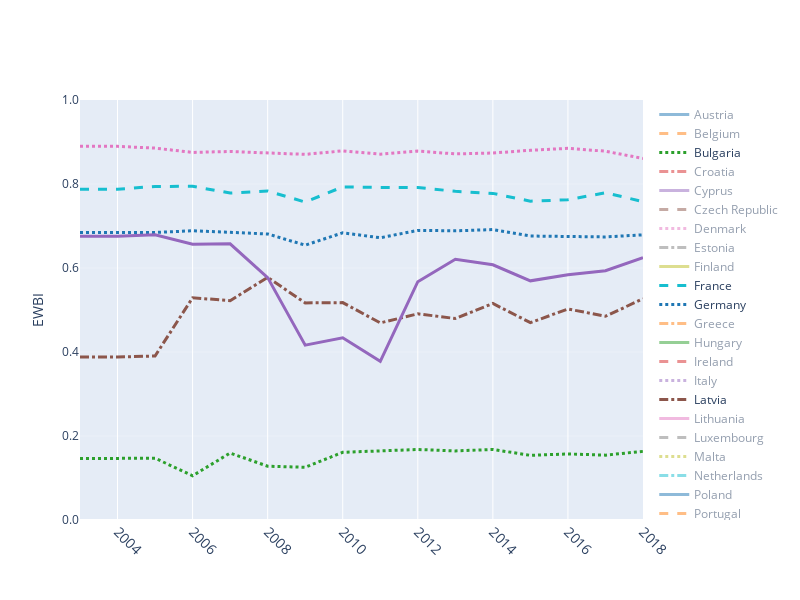

Notebook code for this chart:
### Code cell
fig = go.Figure()

default_visible = ['Sweden', 'France', 'Germany', 'Slovenia', 'Latvia', 'Bulgaria']
color_cycle = ['#1f77b4', '#ff7f0e', '#2ca02c', '#d62728', '#9467bd', '#8c564b', '#e377c2', '#7f7f7f', '#bcbd22', '#17becf']
linestyle_cycle = ['solid', 'dash', 'dot', 'dashdot']

for i, country in enumerate(ewbi.index):
    fig.add_trace(
        go.Scatter(
            x=ewbi.columns,
            y=ewbi.loc[country],
            mode='lines',
            name=country,
            line=dict(width=3, color=color_cycle[i % len(color_cycle)], dash=linestyle_cycle[i % len(linestyle_cycle)]),
            visible=True if country in default_visible else 'legendonly',
            hoverinfo='text',
            hovertext=[f'{country}: {value:.2f}' for value in ewbi.loc[country]]
        )
    )

fig.update_layout(
    xaxis=dict(
        tickangle=45,
        tickfont=dict(size=14)
    ),
    yaxis=dict(
        title='EWBI',
        range=[0, 1],
        tickformat='.1f',
        gridwidth=0.2,
    ),
    showlegend=True,
    width=800,
    height=600,
    hoverlabel=dict(font_size=16)
)

fig.show()
fig.write_html('ewbi_time.html', include_plotlyjs=True, full_html=True)

### Figure 1 — Plotly figure (JSON) as saved in the notebook; plotly's stock layout.template omitted (floating-point values rounded to 4 significant figures)
{"data": [{"hoverinfo": "text", "hovertext": ["Austria: 0.78", "Austria: 0.79", "Austria: 0.80", "Austria: 0.80", "Austria: 0.80", "Austria: 0.78", "Austria: 0.76", "Austria: 0.78", "Austria: 0.77", "Austria: 0.80", "Austria: 0.78", "Austria: 0.80", "Austria: 0.78", "Austria: 0.78", "Austria: 0.78", "Austria: 0.78"], "line": {"color": "#1f77b4", "dash": "solid", "width": 3}, "mode": "lines", "name": "Austria", "type": "scatter", "visible": "legendonly", "x": [2003, 2004, 2005, 2006, 2007, 2008, 2009, 2010, 2011, 2012, 2013, 2014, 2015, 2016, 2017, 2018], "y": [0.7818, 0.7852, 0.7961, 0.7995, 0.7963, 0.7834, 0.7633, 0.7814, 0.7707, 0.7978, 0.7822, 0.7986, 0.7817, 0.7838, 0.778, 0.7848]}, {"hoverinfo": "text", "hovertext": ["Belgium: 0.80", "Belgium: 0.79", "Belgium: 0.78", "Belgium: 0.79", "Belgium: 0.78", "Belgium: 0.77", "Belgium: 0.76", "Belgium: 0.73", "Belgium: 0.72", "Belgium: 0.75", "Belgium: 0.75", "Belgium: 0.75", "Belgium: 0.72", "Belgium: 0.73", "Belgium: 0.72", "Belgium: 0.71"], "line": {"color": "#ff7f0e", "dash": "dash", "width": 3}, "mode": "lines", "name": "Belgium", "type": "scatter", "visible": "legendonly", "x": [2003, 2004, 2005, 2006, 2007, 2008, 2009, 2010, 2011, 2012, 2013, 2014, 2015, 2016, 2017, 2018], "y": [0.7959, 0.7934, 0.7807, 0.7917, 0.779, 0.7696, 0.7578, 0.7341, 0.7183, 0.7503, 0.7478, 0.7465, 0.7192, 0.7281, 0.7169, 0.7089]}, {"hoverinfo": "text", "hovertext": ["Bulgaria: 0.15", "Bulgaria: 0.15", "Bulgaria: 0.15", "Bulgaria: 0.11", "Bulgaria: 0.16", "Bulgaria: 0.13", "Bulgaria: 0.13", "Bulgaria: 0.16", "Bulgaria: 0.16", "Bulgaria: 0.17", "Bulgaria: 0.16", "Bulgaria: 0.17", "Bulgaria: 0.15", "Bulgaria: 0.16", "Bulgaria: 0.15", "Bulgaria: 0.16"], "line": {"color": "#2ca02c", "dash": "dot", "width": 3}, "mode": "lines", "name": "Bulgaria", "type": "scatter", "visible": true, "x": [2003, 2004, 2005, 2006, 2007, 2008, 2009, 2010, 2011, 2012, 2013, 2014, 2015, 2016, 2017, 2018], "y": [0.1463, 0.1463, 0.1471, 0.1054, 0.1595, 0.1281, 0.1255, 0.1612, 0.164, 0.1679, 0.1645, 0.168, 0.1539, 0.1573, 0.1544, 0.1634]}, {"hoverinfo": "text", "hovertext": ["Croatia: 0.53", "Croatia: 0.53", "Croatia: 0.53", "Croatia: 0.53", "Croatia: 0.52", "Croatia: 0.53", "Croatia: 0.50", "Croatia: 0.52", "Croatia: 0.53", "Croatia: 0.55", "Croatia: 0.54", "Croatia: 0.54", "Croatia: 0.51", "Croatia: 0.51", "Croatia: 0.51", "Croatia: 0.59"], "line": {"color": "#d62728", "dash": "dashdot", "width": 3}, "mode": "lines", "name": "Croatia", "type": "scatter", "visible": "legendonly", "x": [2003, 2004, 2005, 2006, 2007, 2008, 2009, 2010, 2011, 2012, 2013, 2014, 2015, 2016, 2017, 2018], "y": [0.5309, 0.5309, 0.534, 0.525, 0.5171, 0.5269, 0.4993, 0.5196, 0.5294, 0.5452, 0.5379, 0.5377, 0.5059, 0.512, 0.5087, 0.5892]}, {"hoverinfo": "text", "hovertext": ["Cyprus: 0.64", "Cyprus: 0.64", "Cyprus: 0.64", "Cyprus: 0.62", "Cyprus: 0.61", "Cyprus: 0.68", "Cyprus: 0.64", "Cyprus: 0.68", "Cyprus: 0.61", "Cyprus: 0.66", "Cyprus: 0.65", "Cyprus: 0.66", "Cyprus: 0.62", "Cyprus: 0.58", "Cyprus: 0.40", "Cyprus: 0.39"], "line": {"color": "#9467bd", "dash": "solid", "width": 3}, "mode": "lines", "name": "Cyprus", "type": "scatter", "visible": "legendonly", "x": [2003, 2004, 2005, 2006, 2007, 2008, 2009, 2010, 2011, 2012, 2013, 2014, 2015, 2016, 2017, 2018], "y": [0.6374, 0.6374, 0.6411, 0.6163, 0.6061, 0.6845, 0.6447, 0.6802, 0.6056, 0.6561, 0.6475, 0.6646, 0.6224, 0.5847, 0.399, 0.392]}, {"hoverinfo": "text", "hovertext": ["Czech Republic: 0.65", "Czech Republic: 0.65", "Czech Republic: 0.65", "Czech Republic: 0.58", "Czech Republic: 0.64", "Czech Republic: 0.67", "Czech Republic: 0.66", "Czech Republic: 0.44", "Czech Republic: 0.43", "Czech Republic: 0.43", "Czech Republic: 0.43", "Czech Republic: 0.43", "Czech Republic: 0.43", "Czech Republic: 0.44", "Czech Republic: 0.45", "Czech Republic: 0.69"], "line": {"color": "#8c564b", "dash": "dash", "width": 3}, "mode": "lines", "name": "Czech Republic", "type": "scatter", "visible": "legendonly", "x": [2003, 2004, 2005, 2006, 2007, 2008, 2009, 2010, 2011, 2012, 2013, 2014, 2015, 2016, 2017, 2018], "y": [0.6479, 0.6479, 0.6516, 0.5801, 0.6409, 0.666, 0.6614, 0.4355, 0.4306, 0.4332, 0.4335, 0.4326, 0.4316, 0.4395, 0.4478, 0.6936]}, {"hoverinfo": "text", "hovertext": ["Denmark: 0.79", "Denmark: 0.81", "Denmark: 0.80", "Denmark: 0.80", "Denmark: 0.79", "Denmark: 0.80", "Denmark: 0.80", "Denmark: 0.80", "Denmark: 0.77", "Denmark: 0.76", "Denmark: 0.76", "Denmark: 0.79", "Denmark: 0.73", "Denmark: 0.76", "Denmark: 0.74", "Denmark: 0.76"], "line": {"color": "#e377c2", "dash": "dot", "width": 3}, "mode": "lines", "name": "Denmark", "type": "scatter", "visible": "legendonly", "x": [2003, 2004, 2005, 2006, 2007, 2008, 2009, 2010, 2011, 2012, 2013, 2014, 2015, 2016, 2017, 2018], "y": [0.7948, 0.8053, 0.7989, 0.7975, 0.7903, 0.7988, 0.7996, 0.7982, 0.7722, 0.7585, 0.7595, 0.7854, 0.7342, 0.756, 0.7435, 0.7596]}, {"hoverinfo": "text", "hovertext": ["Estonia: 0.48", "Estonia: 0.48", "Estonia: 0.50", "Estonia: 0.48", "Estonia: 0.46", "Estonia: 0.51", "Estonia: 0.47", "Estonia: 0.47", "Estonia: 0.47", "Estonia: 0.47", "Estonia: 0.49", "Estonia: 0.49", "Estonia: 0.43", "Estonia: 0.44", "Estonia: 0.43", "Estonia: 0.38"], "line": {"color": "#7f7f7f", "dash": "dashdot", "width": 3}, "mode": "lines", "name": "Estonia", "type": "scatter", "visible": "legendonly", "x": [2003, 2004, 2005, 2006, 2007, 2008, 2009, 2010, 2011, 2012, 2013, 2014, 2015, 2016, 2017, 2018], "y": [0.4826, 0.4826, 0.4965, 0.4772, 0.4572, 0.5098, 0.4727, 0.4723, 0.4722, 0.474, 0.4884, 0.4939, 0.4349, 0.4393, 0.4346, 0.3816]}, {"hoverinfo": "text", "hovertext": ["Finland: 0.39", "Finland: 0.39", "Finland: 0.40", "Finland: 0.40", "Finland: 0.40", "Finland: 0.40", "Finland: 0.40", "Finland: 0.40", "Finland: 0.40", "Finland: 0.40", "Finland: 0.40", "Finland: 0.40", "Finland: 0.40", "Finland: 0.40", "Finland: 0.40", "Finland: 0.40"], "line": {"color": "#bcbd22", "dash": "solid", "width": 3}, "mode": "lines", "name": "Finland", "type": "scatter", "visible": "legendonly", "x": [2003, 2004, 2005, 2006, 2007, 2008, 2009, 2010, 2011, 2012, 2013, 2014, 2015, 2016, 2017, 2018], "y": [0.3944, 0.3944, 0.396, 0.3976, 0.3976, 0.3976, 0.3969, 0.3979, 0.3978, 0.3978, 0.399, 0.398, 0.4003, 0.4012, 0.4012, 0.3969]}, {"hoverinfo": "text", "hovertext": ["France: 0.79", "France: 0.79", "France: 0.79", "France: 0.79", "France: 0.78", "France: 0.78", "France: 0.76", "France: 0.79", "France: 0.79", "France: 0.79", "France: 0.78", "France: 0.78", "France: 0.76", "France: 0.76", "France: 0.78", "France: 0.76"], "line": {"color": "#17becf", "dash": "dash", "width": 3}, "mode": "lines", "name": "France", "type": "scatter", "visible": true, "x": [2003, 2004, 2005, 2006, 2007, 2008, 2009, 2010, 2011, 2012, 2013, 2014, 2015, 2016, 2017, 2018], "y": [0.7876, 0.7876, 0.7942, 0.7944, 0.7785, 0.7833, 0.7571, 0.7932, 0.7918, 0.7915, 0.7826, 0.7776, 0.759, 0.7626, 0.7792, 0.7581]}, {"hoverinfo": "text", "hovertext": ["Germany: 0.68", "Germany: 0.68", "Germany: 0.68", "Germany: 0.69", "Germany: 0.69", "Germany: 0.68", "Germany: 0.65", "Germany: 0.68", "Germany: 0.67", "Germany: 0.69", "Germany: 0.69", "Germany: 0.69", "Germany: 0.68", "Germany: 0.68", "Germany: 0.67", "Germany: 0.68"], "line": {"color": "#1f77b4", "dash": "dot", "width": 3}, "mode": "lines", "name": "Germany", "type": "scatter", "visible": true, "x": [2003, 2004, 2005, 2006, 2007, 2008, 2009, 2010, 2011, 2012, 2013, 2014, 2015, 2016, 2017, 2018], "y": [0.6848, 0.6848, 0.6846, 0.6886, 0.6853, 0.681, 0.6543, 0.6838, 0.672, 0.6895, 0.6886, 0.6915, 0.6761, 0.6758, 0.674, 0.679]}, {"hoverinfo": "text", "hovertext": ["Greece: 0.65", "Greece: 0.65", "Greece: 0.66", "Greece: 0.65", "Greece: 0.66", "Greece: 0.66", "Greece: 0.62", "Greece: 0.64", "Greece: 0.65", "Greece: 0.62", "Greece: 0.62", "Greece: 0.60", "Greece: 0.58", "Greece: 0.55", "Greece: 0.59", "Greece: 0.58"], "line": {"color": "#ff7f0e", "dash": "dashdot", "width": 3}, "mode": "lines", "name": "Greece", "type": "scatter", "visible": "legendonly", "x": [2003, 2004, 2005, 2006, 2007, 2008, 2009, 2010, 2011, 2012, 2013, 2014, 2015, 2016, 2017, 2018], "y": [0.6512, 0.6515, 0.6621, 0.6545, 0.6555, 0.6623, 0.6221, 0.644, 0.645, 0.6247, 0.6191, 0.5955, 0.5803, 0.5546, 0.5858, 0.5835]}, {"hoverinfo": "text", "hovertext": ["Hungary: 0.23", "Hungary: 0.23", "Hungary: 0.23", "Hungary: 0.23", "Hungary: 0.25", "Hungary: 0.16", "Hungary: 0.25", "Hungary: 0.15", "Hungary: 0.15", "Hungary: 0.15", "Hungary: 0.15", "Hungary: 0.15", "Hungary: 0.17", "Hungary: 0.18", "Hungary: 0.17", "Hungary: 0.17"], "line": {"color": "#2ca02c", "dash": "solid", "width": 3}, "mode": "lines", "name": "Hungary", "type": "scatter", "visible": "legendonly", "x": [2003, 2004, 2005, 2006, 2007, 2008, 2009, 2010, 2011, 2012, 2013, 2014, 2015, 2016, 2017, 2018], "y": [0.2268, 0.2268, 0.2282, 0.2276, 0.2515, 0.1615, 0.2499, 0.1542, 0.1501, 0.1475, 0.1481, 0.1494, 0.1746, 0.1753, 0.1681, 0.1686]}, {"hoverinfo": "text", "hovertext": ["Ireland: 0.76", "Ireland: 0.76", "Ireland: 0.76", "Ireland: 0.75", "Ireland: 0.73", "Ireland: 0.76", "Ireland: 0.73", "Ireland: 0.76", "Ireland: 0.76", "Ireland: 0.75", "Ireland: 0.74", "Ireland: 0.74", "Ireland: 0.72", "Ireland: 0.73", "Ireland: 0.73", "Ireland: 0.77"], "line": {"color": "#d62728", "dash": "dash", "width": 3}, "mode": "lines", "name": "Ireland", "type": "scatter", "visible": "legendonly", "x": [2003, 2004, 2005, 2006, 2007, 2008, 2009, 2010, 2011, 2012, 2013, 2014, 2015, 2016, 2017, 2018], "y": [0.7615, 0.757, 0.7573, 0.7527, 0.7314, 0.7606, 0.7311, 0.7568, 0.7607, 0.7525, 0.7407, 0.741, 0.716, 0.732, 0.7271, 0.7713]}, {"hoverinfo": "text", "hovertext": ["Italy: 0.65", "Italy: 0.65", "Italy: 0.65", "Italy: 0.64", "Italy: 0.63", "Italy: 0.65", "Italy: 0.62", "Italy: 0.65", "Italy: 0.61", "Italy: 0.60", "Italy: 0.61", "Italy: 0.60", "Italy: 0.58", "Italy: 0.61", "Italy: 0.63", "Italy: 0.55"], "line": {"color": "#9467bd", "dash": "dot", "width": 3}, "mode": "lines", "name": "Italy", "type": "scatter", "visible": "legendonly", "x": [2003, 2004, 2005, 2006, 2007, 2008, 2009, 2010, 2011, 2012, 2013, 2014, 2015, 2016, 2017, 2018], "y": [0.6474, 0.6474, 0.6463, 0.638, 0.6326, 0.6515, 0.6157, 0.6454, 0.6111, 0.6027, 0.6113, 0.6013, 0.5799, 0.612, 0.6343, 0.5545]}, {"hoverinfo": "text", "hovertext": ["Latvia: 0.39", "Latvia: 0.39", "Latvia: 0.39", "Latvia: 0.53", "Latvia: 0.52", "Latvia: 0.58", "Latvia: 0.52", "Latvia: 0.52", "Latvia: 0.47", "Latvia: 0.49", "Latvia: 0.48", "Latvia: 0.52", "Latvia: 0.47", "Latvia: 0.50", "Latvia: 0.49", "Latvia: 0.53"], "line": {"color": "#8c564b", "dash": "dashdot", "width": 3}, "mode": "lines", "name": "Latvia", "type": "scatter", "visible": true, "x": [2003, 2004, 2005, 2006, 2007, 2008, 2009, 2010, 2011, 2012, 2013, 2014, 2015, 2016, 2017, 2018], "y": [0.388, 0.388, 0.3906, 0.5292, 0.5222, 0.5777, 0.5169, 0.5176, 0.4693, 0.4909, 0.4797, 0.5155, 0.4699, 0.5024, 0.4851, 0.5267]}, {"hoverinfo": "text", "hovertext": ["Lithuania: 0.29", "Lithuania: 0.29", "Lithuania: 0.30", "Lithuania: 0.28", "Lithuania: 0.28", "Lithuania: 0.30", "Lithuania: 0.29", "Lithuania: 0.32", "Lithuania: 0.29", "Lithuania: 0.31", "Lithuania: 0.31", "Lithuania: 0.30", "Lithuania: 0.30", "Lithuania: 0.30", "Lithuania: 0.29", "Lithuania: 0.56"], "line": {"color": "#e377c2", "dash": "solid", "width": 3}, "mode": "lines", "name": "Lithuania", "type": "scatter", "visible": "legendonly", "x": [2003, 2004, 2005, 2006, 2007, 2008, 2009, 2010, 2011, 2012, 2013, 2014, 2015, 2016, 2017, 2018], "y": [0.2949, 0.2949, 0.2966, 0.284, 0.2832, 0.3003, 0.2926, 0.3153, 0.2939, 0.3127, 0.3056, 0.3036, 0.296, 0.2985, 0.2878, 0.5569]}, {"hoverinfo": "text", "hovertext": ["Luxembourg: 0.76", "Luxembourg: 0.80", "Luxembourg: 0.77", "Luxembourg: 0.78", "Luxembourg: 0.76", "Luxembourg: 0.77", "Luxembourg: 0.75", "Luxembourg: 0.78", "Luxembourg: 0.76", "Luxembourg: 0.75", "Luxembourg: 0.75", "Luxembourg: 0.77", "Luxembourg: 0.76", "Luxembourg: 0.77", "Luxembourg: 0.76", "Luxembourg: 0.82"], "line": {"color": "#7f7f7f", "dash": "dash", "width": 3}, "mode": "lines", "name": "Luxembourg", "type": "scatter", "visible": "legendonly", "x": [2003, 2004, 2005, 2006, 2007, 2008, 2009, 2010, 2011, 2012, 2013, 2014, 2015, 2016, 2017, 2018], "y": [0.7565, 0.7966, 0.7748, 0.7788, 0.7587, 0.7728, 0.7465, 0.7765, 0.7611, 0.7543, 0.7542, 0.769, 0.7558, 0.7665, 0.7635, 0.825]}, {"hoverinfo": "text", "hovertext": ["Malta: 0.79", "Malta: 0.79", "Malta: 0.80", "Malta: 0.81", "Malta: 0.81", "Malta: 0.81", "Malta: 0.78", "Malta: 0.77", "Malta: 0.77", "Malta: 0.76", "Malta: 0.75", "Malta: 0.74", "Malta: 0.75", "Malta: 0.78", "Malta: 0.77", "Malta: 0.35"], "line": {"color": "#bcbd22", "dash": "dot", "width": 3}, "mode": "lines", "name": "Malta", "type": "scatter", "visible": "legendonly", "x": [2003, 2004, 2005, 2006, 2007, 2008, 2009, 2010, 2011, 2012, 2013, 2014, 2015, 2016, 2017, 2018], "y": [0.7928, 0.7928, 0.7975, 0.8084, 0.8093, 0.8064, 0.7807, 0.7712, 0.7687, 0.7584, 0.7502, 0.7359, 0.7519, 0.7791, 0.7727, 0.3459]}, {"hoverinfo": "text", "hovertext": ["Netherlands: 0.76", "Netherlands: 0.76", "Netherlands: 0.76", "Netherlands: 0.75", "Netherlands: 0.73", "Netherlands: 0.76", "Netherlands: 0.74", "Netherlands: 0.74", "Netherlands: 0.77", "Netherlands: 0.74", "Netherlands: 0.75", "Netherlands: 0.75", "Netherlands: 0.76", "Netherlands: 0.76", "Netherlands: 0.75", "Netherlands: 0.76"], "line": {"color": "#17becf", "dash": "dashdot", "width": 3}, "mode": "lines", "name": "Netherlands", "type": "scatter", "visible": "legendonly", "x": [2003, 2004, 2005, 2006, 2007, 2008, 2009, 2010, 2011, 2012, 2013, 2014, 2015, 2016, 2017, 2018], "y": [0.7581, 0.7581, 0.7585, 0.7461, 0.7313, 0.7572, 0.7392, 0.7413, 0.7667, 0.7396, 0.7545, 0.7522, 0.7563, 0.7614, 0.7542, 0.7583]}, {"hoverinfo": "text", "hovertext": ["Poland: 0.64", "Poland: 0.64", "Poland: 0.64", "Poland: 0.65", "Poland: 0.65", "Poland: 0.63", "Poland: 0.62", "Poland: 0.63", "Poland: 0.62", "Poland: 0.64", "Poland: 0.64", "Poland: 0.66", "Poland: 0.65", "Poland: 0.66", "Poland: 0.66", "Poland: 0.67"], "line": {"color": "#1f77b4", "dash": "solid", "width": 3}, "mode": "lines", "name": "Poland", "type": "scatter", "visible": "legendonly", "x": [2003, 2004, 2005, 2006, 2007, 2008, 2009, 2010, 2011, 2012, 2013, 2014, 2015, 2016, 2017, 2018], "y": [0.6398, 0.6426, 0.645, 0.6478, 0.6452, 0.6347, 0.6174, 0.6335, 0.6202, 0.6436, 0.6385, 0.655, 0.6543, 0.6592, 0.6579, 0.6727]}, {"hoverinfo": "text", "hovertext": ["Portugal: 0.59", "Portugal: 0.59", "Portugal: 0.59", "Portugal: 0.58", "Portugal: 0.56", "Portugal: 0.59", "Portugal: 0.58", "Portugal: 0.58", "Portugal: 0.58", "Portugal: 0.59", "Portugal: 0.54", "Portugal: 0.52", "Portugal: 0.51", "Portugal: 0.49", "Portugal: 0.50", "Portugal: 0.54"], "line": {"color": "#ff7f0e", "dash": "dash", "width": 3}, "mode": "lines", "name": "Portugal", "type": "scatter", "visible": "legendonly", "x": [2003, 2004, 2005, 2006, 2007, 2008, 2009, 2010, 2011, 2012, 2013, 2014, 2015, 2016, 2017, 2018], "y": [0.5866, 0.5866, 0.5869, 0.5818, 0.5607, 0.5912, 0.5831, 0.5785, 0.5802, 0.5948, 0.5394, 0.5234, 0.5141, 0.4911, 0.4964, 0.5369]}, {"hoverinfo": "text", "hovertext": ["Romania: 0.52", "Romania: 0.52", "Romania: 0.53", "Romania: 0.46", "Romania: 0.36", "Romania: 0.55", "Romania: 0.51", "Romania: 0.58", "Romania: 0.56", "Romania: 0.60", "Romania: 0.59", "Romania: 0.60", "Romania: 0.57", "Romania: 0.57", "Romania: 0.59", "Romania: 0.63"], "line": {"color": "#2ca02c", "dash": "dot", "width": 3}, "mode": "lines", "name": "Romania", "type": "scatter", "visible": "legendonly", "x": [2003, 2004, 2005, 2006, 2007, 2008, 2009, 2010, 2011, 2012, 2013, 2014, 2015, 2016, 2017, 2018], "y": [0.5222, 0.5222, 0.5253, 0.4624, 0.36, 0.5458, 0.5123, 0.5772, 0.5591, 0.5951, 0.5941, 0.5987, 0.5652, 0.5661, 0.5923, 0.6282]}, {"hoverinfo": "text", "hovertext": ["Slovakia: 0.48", "Slovakia: 0.48", "Slovakia: 0.48", "Slovakia: 0.48", "Slovakia: 0.48", "Slovakia: 0.47", "Slovakia: 0.47", "Slovakia: 0.54", "Slovakia: 0.52", "Slovakia: 0.52", "Slovakia: 0.52", "Slovakia: 0.50", "Slovakia: 0.62", "Slovakia: 0.62", "Slovakia: 0.60", "Slovakia: 0.44"], "line": {"color": "#d62728", "dash": "dashdot", "width": 3}, "mode": "lines", "name": "Slovakia", "type": "scatter", "visible": "legendonly", "x": [2003, 2004, 2005, 2006, 2007, 2008, 2009, 2010, 2011, 2012, 2013, 2014, 2015, 2016, 2017, 2018], "y": [0.4755, 0.4755, 0.4751, 0.4772, 0.4776, 0.4691, 0.4717, 0.5356, 0.5241, 0.5214, 0.5164, 0.4995, 0.6165, 0.6212, 0.6001, 0.4424]}, {"hoverinfo": "text", "hovertext": ["Slovenia: 0.68", "Slovenia: 0.68", "Slovenia: 0.68", "Slovenia: 0.66", "Slovenia: 0.66", "Slovenia: 0.58", "Slovenia: 0.42", "Slovenia: 0.43", "Slovenia: 0.38", "Slovenia: 0.57", "Slovenia: 0.62", "Slovenia: 0.61", "Slovenia: 0.57", "Slovenia: 0.58", "Slovenia: 0.59", "Slovenia: 0.62"], "line": {"color": "#9467bd", "dash": "solid", "width": 3}, "mode": "lines", "name": "Slovenia", "type": "scatter", "visible": true, "x": [2003, 2004, 2005, 2006, 2007, 2008, 2009, 2010, 2011, 2012, 2013, 2014, 2015, 2016, 2017, 2018], "y": [0.6754, 0.6754, 0.6793, 0.6564, 0.6575, 0.5771, 0.4163, 0.4337, 0.3779, 0.5674, 0.621, 0.6076, 0.5695, 0.5841, 0.5936, 0.6245]}, {"hoverinfo": "text", "hovertext": ["Spain: 0.76", "Spain: 0.76", "Spain: 0.78", "Spain: 0.77", "Spain: 0.75", "Spain: 0.77", "Spain: 0.74", "Spain: 0.74", "Spain: 0.76", "Spain: 0.78", "Spain: 0.77", "Spain: 0.74", "Spain: 0.74", "Spain: 0.72", "Spain: 0.76", "Spain: 0.74"], "line": {"color": "#8c564b", "dash": "dash", "width": 3}, "mode": "lines", "name": "Spain", "type": "scatter", "visible": "legendonly", "x": [2003, 2004, 2005, 2006, 2007, 2008, 2009, 2010, 2011, 2012, 2013, 2014, 2015, 2016, 2017, 2018], "y": [0.7637, 0.7637, 0.7803, 0.7658, 0.7455, 0.7732, 0.7384, 0.7358, 0.7616, 0.7806, 0.7719, 0.7415, 0.7408, 0.722, 0.761, 0.7425]}, {"hoverinfo": "text", "hovertext": ["Sweden: 0.89", "Sweden: 0.89", "Sweden: 0.89", "Sweden: 0.88", "Sweden: 0.88", "Sweden: 0.87", "Sweden: 0.87", "Sweden: 0.88", "Sweden: 0.87", "Sweden: 0.88", "Sweden: 0.87", "Sweden: 0.87", "Sweden: 0.88", "Sweden: 0.88", "Sweden: 0.88", "Sweden: 0.86"], "line": {"color": "#e377c2", "dash": "dot", "width": 3}, "mode": "lines", "name": "Sweden", "type": "scatter", "visible": true, "x": [2003, 2004, 2005, 2006, 2007, 2008, 2009, 2010, 2011, 2012, 2013, 2014, 2015, 2016, 2017, 2018], "y": [0.8896, 0.8896, 0.8855, 0.8752, 0.8774, 0.8739, 0.8705, 0.8789, 0.871, 0.8783, 0.8717, 0.8737, 0.8802, 0.8849, 0.8781, 0.8609]}, {"hoverinfo": "text", "hovertext": ["United Kingdom: 0.79", "United Kingdom: 0.79", "United Kingdom: 0.81", "United Kingdom: 0.80", "United Kingdom: 0.79", "United Kingdom: 0.80", "United Kingdom: 0.77", "United Kingdom: 0.79", "United Kingdom: 0.78", "United Kingdom: 0.78", "United Kingdom: 0.76", "United Kingdom: 0.76", "United Kingdom: 0.74", "United Kingdom: 0.75", "United Kingdom: 0.75", "United Kingdom: 0.73"], "line": {"color": "#7f7f7f", "dash": "dashdot", "width": 3}, "mode": "lines", "name": "United Kingdom", "type": "scatter", "visible": "legendonly", "x": [2003, 2004, 2005, 2006, 2007, 2008, 2009, 2010, 2011, 2012, 2013, 2014, 2015, 2016, 2017, 2018], "y": [0.7916, 0.7916, 0.8089, 0.8034, 0.792, 0.8043, 0.7746, 0.7876, 0.7816, 0.7812, 0.7562, 0.7612, 0.7409, 0.7542, 0.7455, 0.7304]}], "layout": {"height": 600, "hoverlabel": {"font": {"size": 16}}, "showlegend": true, "width": 800, "xaxis": {"tickangle": 45, "tickfont": {"size": 14}}, "yaxis": {"gridwidth": 0.2, "range": [0, 1], "tickformat": ".1f", "title": {"text": "EWBI"}}}}
